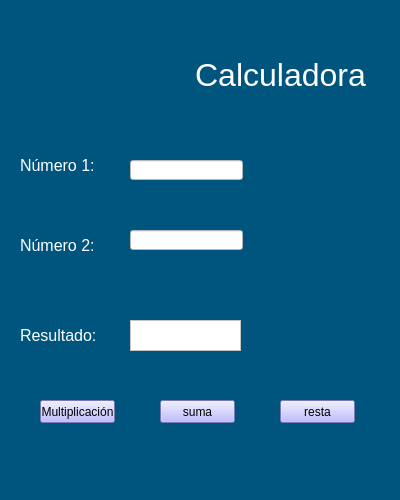
<?xml version="1.0" encoding="UTF-8"?>
<ui version="4.0">
 <class>MainWindow</class>
 <widget class="QMainWindow" name="MainWindow">
  <property name="geometry">
   <rect>
    <x>0</x>
    <y>0</y>
    <width>400</width>
    <height>500</height>
   </rect>
  </property>
  <property name="windowTitle">
   <string>MainWindow</string>
  </property>
  <property name="styleSheet">
   <string notr="true">background-color: rgb(0, 85, 127);</string>
  </property>
  <widget class="QWidget" name="centralwidget">
   <widget class="QLabel" name="label">
    <property name="geometry">
     <rect>
      <x>190</x>
      <y>30</y>
      <width>181</width>
      <height>91</height>
     </rect>
    </property>
    <property name="text">
     <string>&lt;html&gt;&lt;head/&gt;&lt;body&gt;&lt;p align=&quot;center&quot;&gt;&lt;span style=&quot; font-size:24pt; color:#ffffff;&quot;&gt;Calculadora&lt;/span&gt;&lt;/p&gt;&lt;/body&gt;&lt;/html&gt;</string>
    </property>
   </widget>
   <widget class="QLabel" name="label_2">
    <property name="geometry">
     <rect>
      <x>20</x>
      <y>140</y>
      <width>91</width>
      <height>51</height>
     </rect>
    </property>
    <property name="text">
     <string>&lt;html&gt;&lt;head/&gt;&lt;body&gt;&lt;p&gt;&lt;span style=&quot; font-size:12pt; color:#ffffff;&quot;&gt;Número 1: &lt;/span&gt;&lt;/p&gt;&lt;/body&gt;&lt;/html&gt;</string>
    </property>
   </widget>
   <widget class="QLabel" name="label_3">
    <property name="geometry">
     <rect>
      <x>20</x>
      <y>220</y>
      <width>91</width>
      <height>51</height>
     </rect>
    </property>
    <property name="text">
     <string>&lt;html&gt;&lt;head/&gt;&lt;body&gt;&lt;p&gt;&lt;span style=&quot; font-size:12pt; color:#ffffff;&quot;&gt;Número 2:&lt;/span&gt;&lt;/p&gt;&lt;/body&gt;&lt;/html&gt;</string>
    </property>
   </widget>
   <widget class="QLineEdit" name="numero1">
    <property name="geometry">
     <rect>
      <x>130</x>
      <y>160</y>
      <width>113</width>
      <height>20</height>
     </rect>
    </property>
    <property name="styleSheet">
     <string notr="true">background-color: rgb(255, 255, 255);</string>
    </property>
   </widget>
   <widget class="QLineEdit" name="numero2">
    <property name="geometry">
     <rect>
      <x>130</x>
      <y>230</y>
      <width>113</width>
      <height>20</height>
     </rect>
    </property>
    <property name="styleSheet">
     <string notr="true">background-color: rgb(255, 255, 255);</string>
    </property>
   </widget>
   <widget class="QLabel" name="label_4">
    <property name="geometry">
     <rect>
      <x>20</x>
      <y>310</y>
      <width>91</width>
      <height>51</height>
     </rect>
    </property>
    <property name="text">
     <string>&lt;html&gt;&lt;head/&gt;&lt;body&gt;&lt;p&gt;&lt;span style=&quot; font-size:12pt; color:#ffffff;&quot;&gt;Resultado:&lt;/span&gt;&lt;/p&gt;&lt;/body&gt;&lt;/html&gt;</string>
    </property>
   </widget>
   <widget class="QPushButton" name="multiplicacion">
    <property name="geometry">
     <rect>
      <x>40</x>
      <y>400</y>
      <width>75</width>
      <height>23</height>
     </rect>
    </property>
    <property name="styleSheet">
     <string notr="true">background-color: rgb(170, 170, 255);</string>
    </property>
    <property name="text">
     <string>Multiplicación</string>
    </property>
   </widget>
   <widget class="QPushButton" name="suma">
    <property name="geometry">
     <rect>
      <x>160</x>
      <y>400</y>
      <width>75</width>
      <height>23</height>
     </rect>
    </property>
    <property name="styleSheet">
     <string notr="true">background-color: rgb(170, 170, 255);</string>
    </property>
    <property name="text">
     <string>suma</string>
    </property>
   </widget>
   <widget class="QPushButton" name="resta">
    <property name="geometry">
     <rect>
      <x>280</x>
      <y>400</y>
      <width>75</width>
      <height>23</height>
     </rect>
    </property>
    <property name="styleSheet">
     <string notr="true">background-color: rgb(170, 170, 255);</string>
    </property>
    <property name="text">
     <string>resta</string>
    </property>
   </widget>
   <widget class="QTextEdit" name="result">
    <property name="geometry">
     <rect>
      <x>130</x>
      <y>320</y>
      <width>111</width>
      <height>31</height>
     </rect>
    </property>
    <property name="styleSheet">
     <string notr="true">background-color: rgb(255, 255, 255);</string>
    </property>
   </widget>
  </widget>
  <widget class="QMenuBar" name="menubar">
   <property name="geometry">
    <rect>
     <x>0</x>
     <y>0</y>
     <width>400</width>
     <height>21</height>
    </rect>
   </property>
  </widget>
  <widget class="QStatusBar" name="statusbar"/>
 </widget>
 <resources/>
 <connections/>
</ui>
